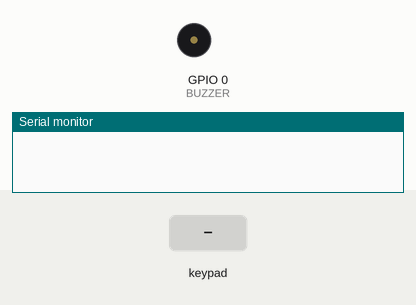
Bench run of a sketch on a simulated ESP32. On the bench: buzzer (waves = sounding), the last lines printed to the serial monitor. The test bench sets the inputs (shaded band).

Above: at 1.2 s.
1.3 s: key '1' pressed
At 2.0 s:
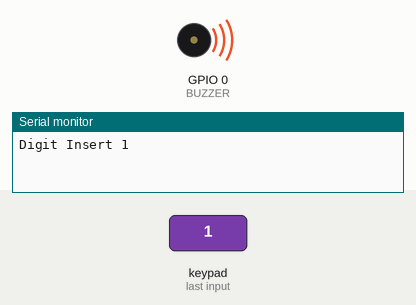
16.2 s: keypad keys 1 3 1 2 1 4 2 7 D pressed 0.4 s apart
Timing chart, 0 to 21.0 s (numbered marks = the images above; inputs shaded):
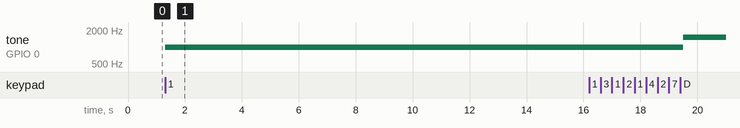

The sketch:

keypad.ino
```cpp
#include <Keypad.h>

#define BUZZER 0

void funcTone(int);

unsigned long oldTone = millis();
unsigned long newTone;

String code = "";
String secondCode = "";
int codeSize = 0;
enum CodeStatus {
  InsertCode,
  TryCode,
  VerifyCode};


const byte ROWS = 4; //four rows
const byte COLS = 4; //three columns
char keys[ROWS][COLS] = {
  {'1','2','3','A'},
  {'4','5','6','B'},
  {'7','8','9','C'},
  {'*','0','#','D'}
};
byte rowPins[ROWS] = {13, 12, 14,27}; //connect to the row pinouts of the keypad
byte colPins[COLS] = {26, 25, 33, 32}; //connect to the column pinouts of the keypad

Keypad keypad = Keypad( makeKeymap(keys), rowPins, colPins, ROWS, COLS );
CodeStatus codeStatus = InsertCode;

void setup(){
  Serial.begin(115200);
  pinMode(BUZZER, OUTPUT);
}

void loop(){
  switch(codeStatus){
    case InsertCode: {
      char key = keypad.getKey();
      if(key){
        tone(BUZZER, 1000);
        delay(100);
        noTone(BUZZER);
        if(key == 'D'){
          Serial.println("Codigo inserido com sucesso!");
          Serial.print("code size ");
          Serial.println(codeSize);
          codeStatus = TryCode;
          oldTone = millis();
          noTone(BUZZER);
        }else{
          code += key;
          codeSize++;
          Serial.print("Digit Insert ");
          Serial.println(key);
        }
      }
      break;
    }
    case TryCode: {
      char key = keypad.getKey();
      funcTone(1000);
      if(key){
        noTone(BUZZER);
        tone(BUZZER, 500);
        delay(100);
        noTone(BUZZER);
        if(codeSize > 0){
          secondCode += key;
          Serial.print("Digit Insert ");
          Serial.println(key);
          codeSize--;
          Serial.print("Faltam ");
          Serial.println(codeSize);
        }
      }
      if(codeSize == 0){
        codeStatus = VerifyCode;
        }
      break;
    }
    case VerifyCode: {
      if(code == secondCode){
        Serial.println("correct code!");
        codeStatus = InsertCode;
      }else{
        Serial.println("Try Again!!");
        codeSize = code.length();
        codeStatus = TryCode;
        secondCode = "";
      }
      break;
    }
  }

  /*
  char key = keypad.getKey();
  if(key == 'D'){
    for(char digit : code){
      Serial.println(digit);
    }
  }else if (key){
    Serial.println(key);
    code += key;
    Serial.println(code);
  }*/
}


void funcTone(int time){
  newTone = millis();
  if(newTone - oldTone < 2000){
    if(newTone - oldTone < time){
      tone(BUZZER, 1500);
    }else{
      noTone(BUZZER);
    }
  }else{
    oldTone = millis();
  }
}
```

Measured:
- after the input at 1.3 s, tone on GPIO 0 (BUZZER): silent → 1000 Hz at once
- after the input at 16.2 s, tone on GPIO 0 (BUZZER): 1000 Hz → 1500 Hz after 3.3 s
